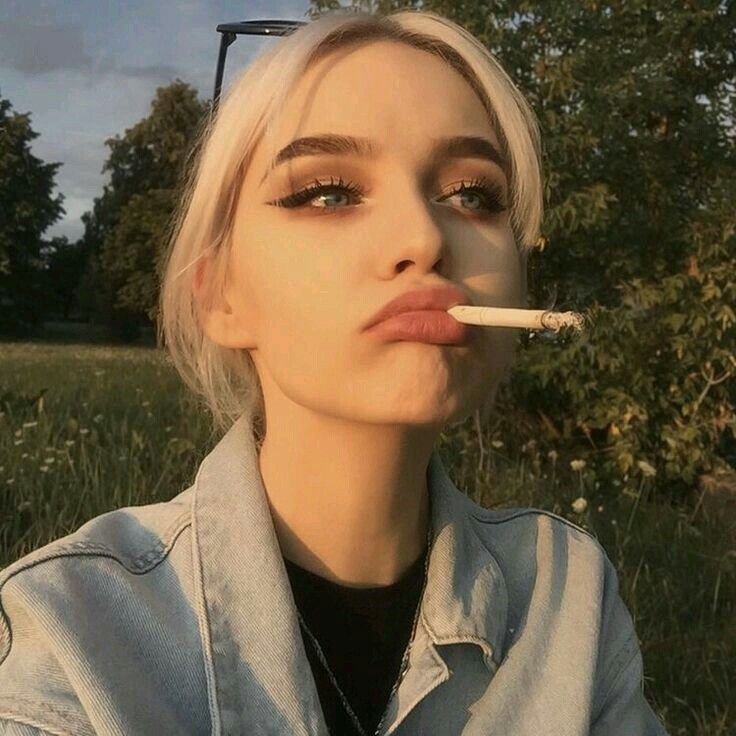
#> input picture Image/45c531a9df6368605885efc73b98e70c.jpg, 736 x 736 px
$ python -i main.py   (imports and definitions only)
#> lines starting #> are read from the running program, lines starting #| are printed output that depends on the picture; after the words box and inside, x2 and y2 are one past the last pixel; in counts of white or black regions, pixels touching at a corner belong together
from email import message
import sys
import os
import cv2 as cv
from cv2 import cvtColor
import easygui
import imageio
import numpy as np
import matplotlib.pyplot as plt
import tkinter as tk
from tkinter import filedialog
from tkinter import *
from PIL import ImageTk, Image
import datetime

# [4 lines not run here, left out]
# [1 line that did not run here, left out]


""" fileopenbox opens the box to choose file and help us store file path as string"""
def upload():
    image_path = easygui.fileopenbox()
    cartoonify(image_path)


def cartoonify(image_path):
    original_image = cv.imread(image_path)
#> original_image is the input picture: shape (736, 736, 3); mean B, G, R 68.2, 93.5, 110.7
    original_image = cv.cvtColor(original_image, cv.COLOR_BGR2RGB)

    if original_image is None:
        print('Can not find any image. Choose appropriate file')
        sys.exit()

    resize_1 = cv.resize(original_image, (960, 540))
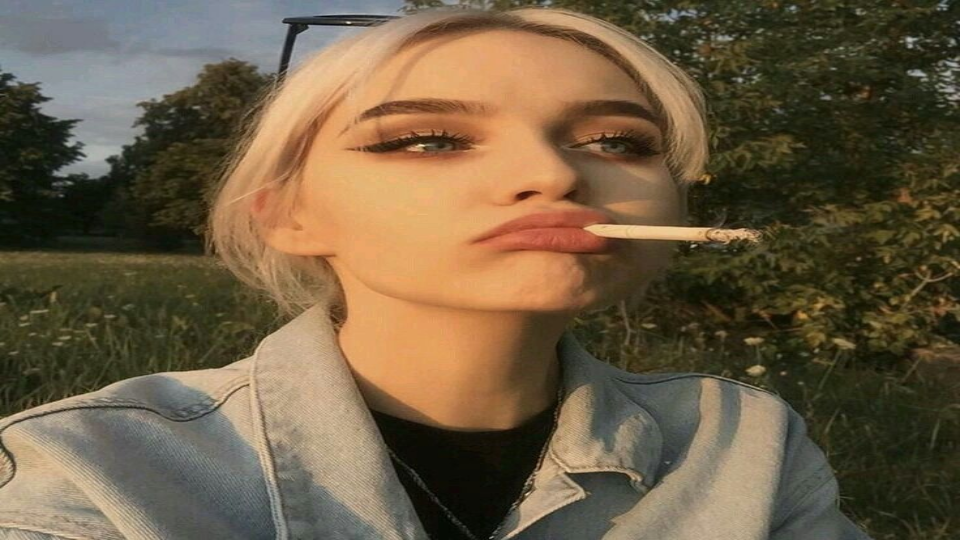
#> resize_1: shape (540, 960, 3); mean R, G, B 110.6, 93.4, 68.1

    #converting an image to grayscale
    gray_scale_image = cv.cvtColor(original_image, cv.COLOR_BGR2GRAY)
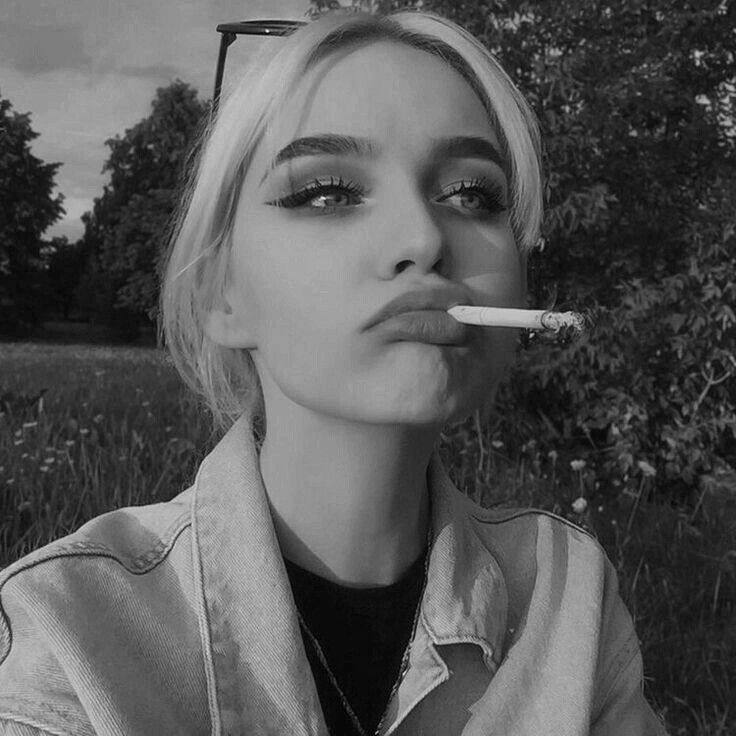
#> gray_scale_image: shape (736, 736); min 0, max 241, mean 87.9
    resize_2 = cv.resize(gray_scale_image, (960, 540))
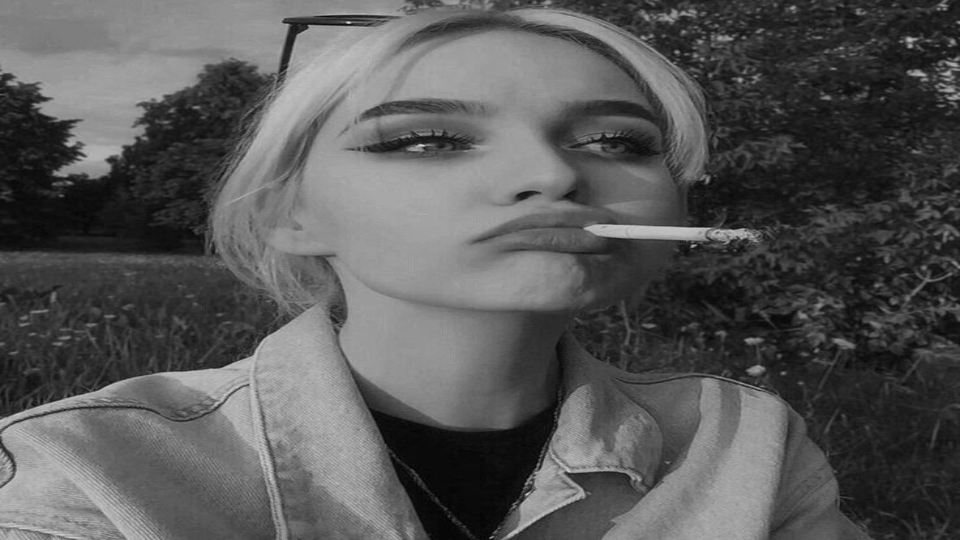
#> resize_2: shape (540, 960); min 2, max 224, mean 87.8

    #applying median blur to smoothen an image
    smooth_gray_scale = cv.medianBlur(gray_scale_image, 5)
    resize_3 = cv.resize(smooth_gray_scale, (960, 540))

    #retrieving the edges for cartoon effect
    get_edge = cv.adaptiveThreshold(smooth_gray_scale, 255, cv.ADAPTIVE_THRESH_MEAN_C, cv.THRESH_BINARY, 9, 9)
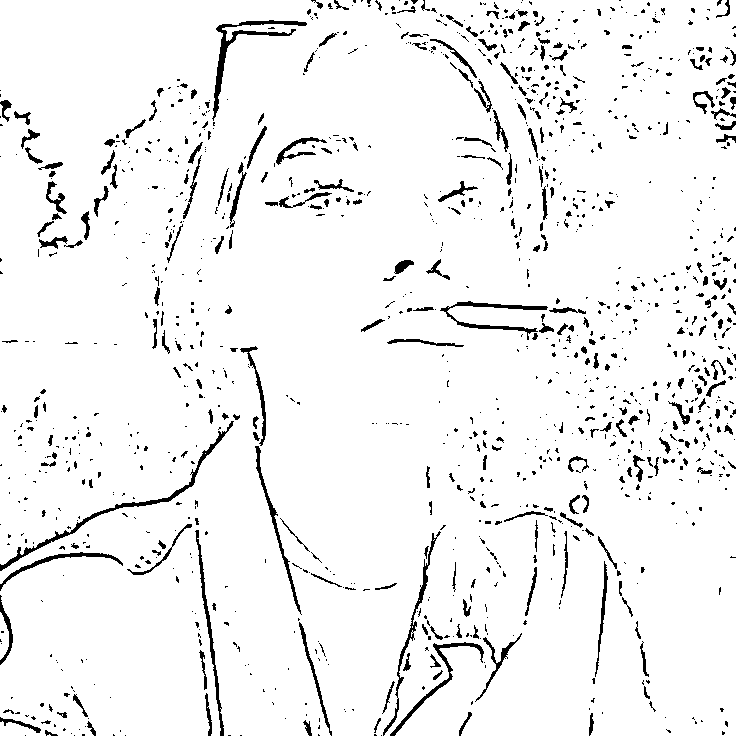
#> get_edge: shape (736, 736); 94.7% white; 1254 black regions (967 under 20 px), largest, box (x1, y1, x2, y2) and area: (0, 421, 234, 571) 1164, (212, 20, 307, 121) 1073, (440, 301, 548, 340) 730
    resize_4 = cv.resize(get_edge, (960, 540))
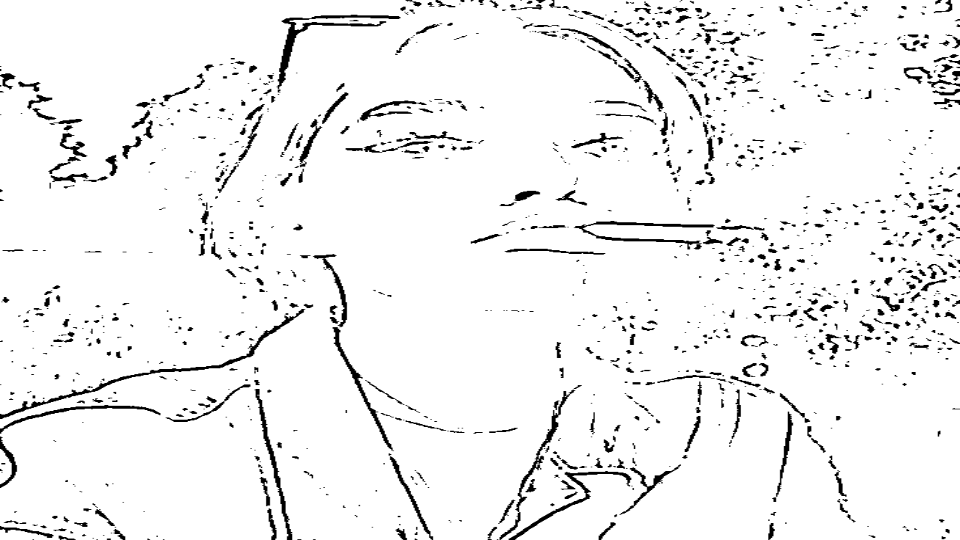
#> resize_4: shape (540, 960); min 0, max 255, mean 241.4

    #appling bilateral filter to remove noise
    #and keep edge sharp as required
    color_image = cv.bilateralFilter(original_image, 9, 300, 300)
    resize_5 = cv.resize(color_image, (960, 540))


    #giving a cartoon effect
    cartoon_image = cv.bitwise_and(color_image, color_image, mask=get_edge)
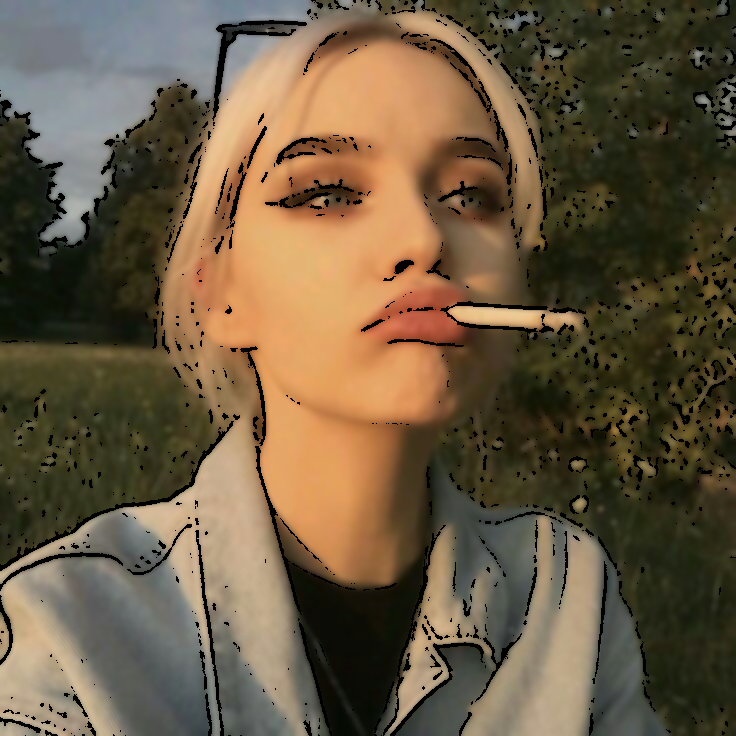
#> cartoon_image: shape (736, 736, 3); mean R, G, B 106, 89.6, 65.5
    resize_6 = cv.resize(cartoon_image, (960, 540))
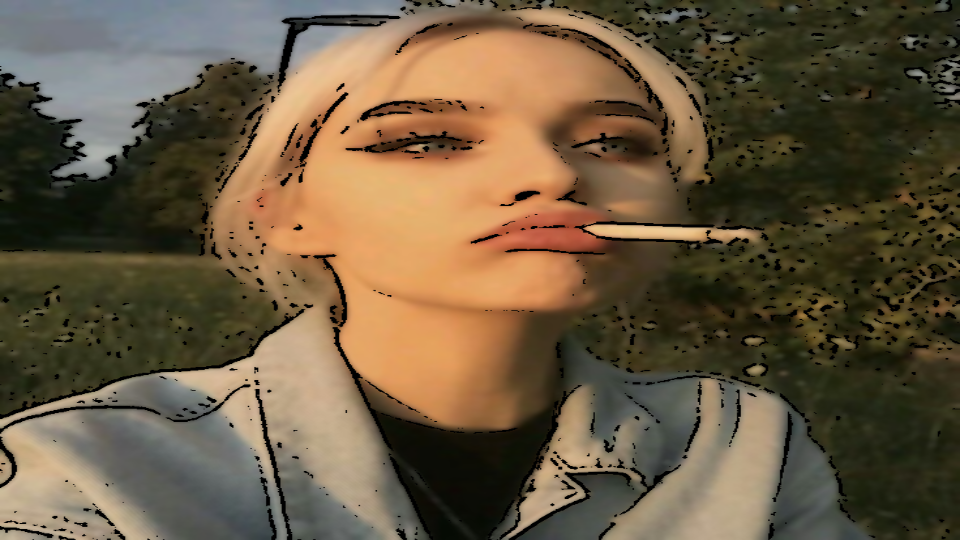
#> resize_6: shape (540, 960, 3); mean R, G, B 105.9, 89.5, 65.4

    #ploting the whole trainsition
    image = [resize_1, resize_2, resize_3, resize_4, resize_5, resize_6]
    fig, axes = plt.subplots(3,2,figsize=(8,8), subplot_kw={'xticks':[], 'yticks': []}, gridspec_kw=dict(hspace=0.1, wspace=0.1))

    for i, ax in enumerate(axes.flat):
        ax.imshow(image[i], cmap='gray')

#> (the run stopped early here; a loop or call above may not have finished)

$ run again, on Image/cartoonified_image.jpg
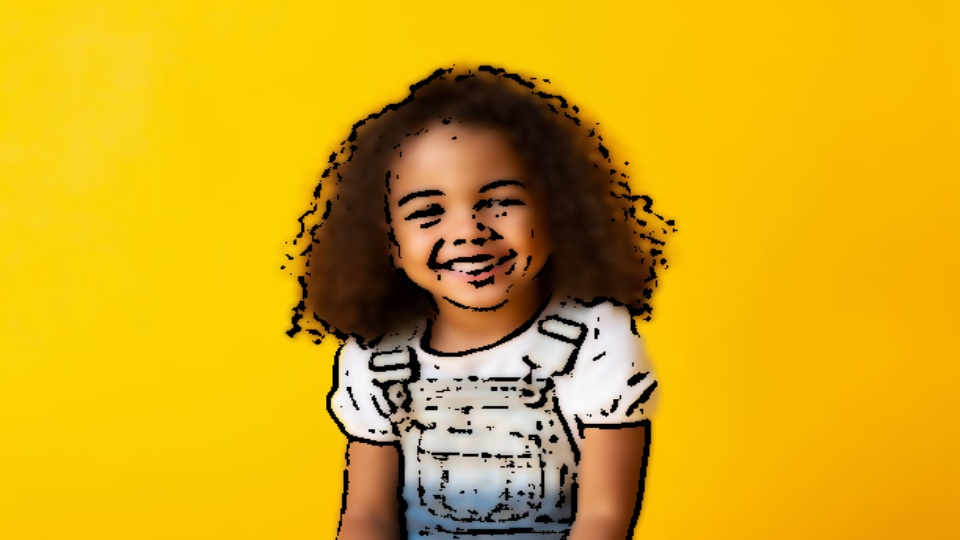
#> input picture Image/cartoonified_image.jpg, 960 x 540 px
#> in cartoonify, original_image is the input picture: shape (540, 960, 3); mean B, G, R 23.5, 168.6, 214.4
#> in cartoonify, `get_edge = cv.adaptiveThreshold(smooth_gray_scale, 255, cv.ADAPTIVE_TH..`:
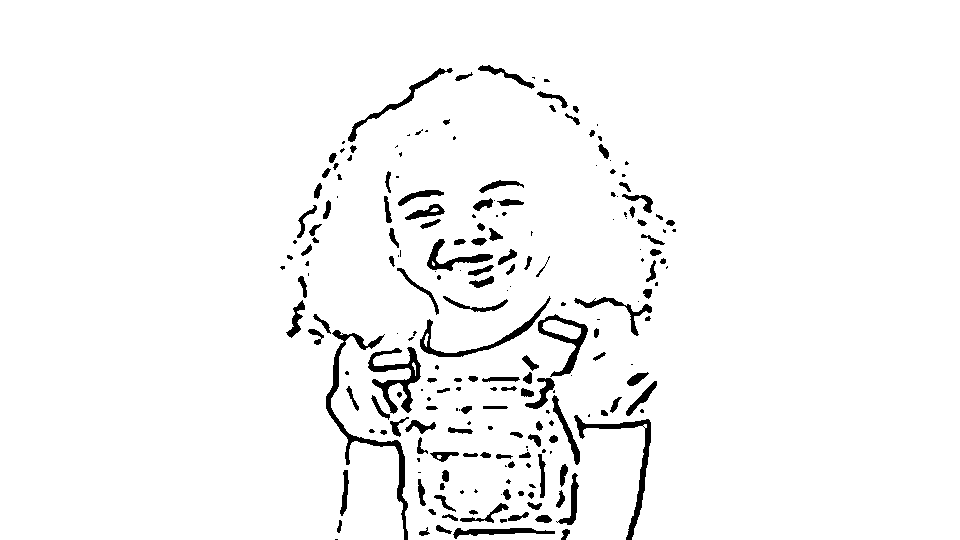
#> get_edge: shape (540, 960); 96.2% white; 215 black regions (84 under 20 px), largest, box (x1, y1, x2, y2) and area: (326, 330, 408, 540) 1669, (368, 347, 421, 414) 1191, (574, 415, 651, 540) 1134
#> in cartoonify, `cartoon_image = cv.bitwise_and(color_image, color_image, mask=get_edge)`:
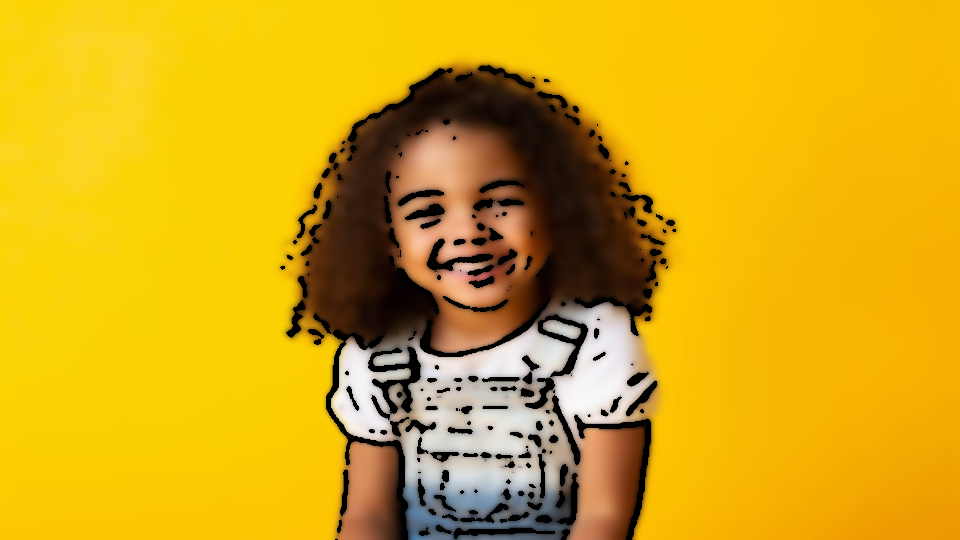
#> cartoon_image: shape (540, 960, 3); mean R, G, B 212.5, 167.2, 22.5
